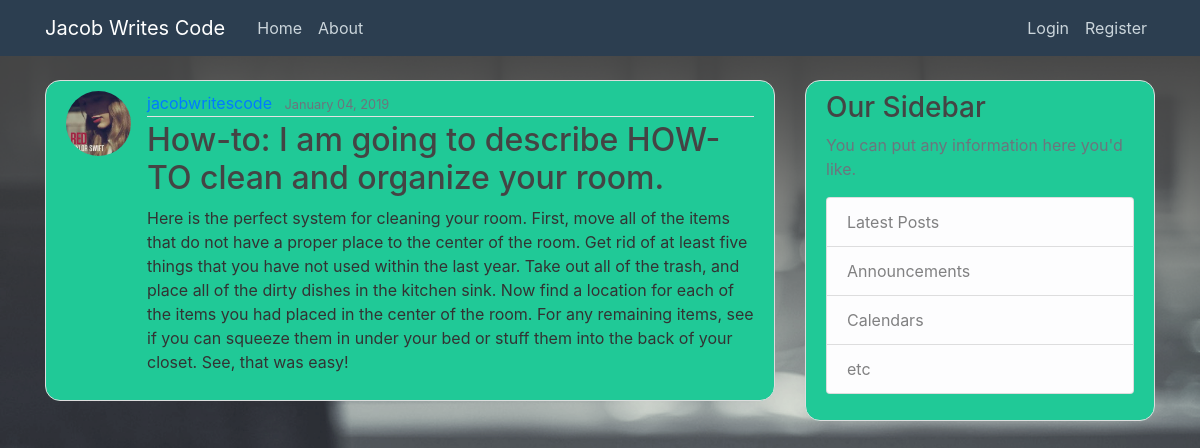
The app's page /post/4/ with its own data.
### Blog/models.py (models this page shows, shortened)
class Post(models.Model):
    title=models.CharField(max_length=100)
    content=models.TextField()
    date_posted=models.DateTimeField(default=timezone.now)
    author=models.ForeignKey(User,on_delete=models.CASCADE)

### users/models.py (models this page shows, shortened)
class Profile(models.Model):
    user=models.OneToOneField(User,on_delete=models.CASCADE)
    image=models.ImageField(default='default.jpg',upload_to='profile_pics')

### Blog/views.py (the view)
# urls.py: path('post/<int:pk>/',PostDetailView.as_view(),name='post-detail'),
class PostDetailView(DetailView):
    model = Post

### Blog/templates/Blog/post_detail.html (shortened to what this page needs)
{% extends "Blog/base.html" %}
{% block content %}
        <article class="media content-section">
            <img class="rounded-circle article-img" src="{{ object.author.profile.image.url}}">
          <div class="media-body">
            <div class="article-metadata">
              <a class="mr-2" href="#">{{ object.author }}</a>
              <small class="text-muted">{{ object.date_posted|date:"F d, Y" }}</small>
            </div>
            <h2 class="article-title">{{ object.title }}</h2>
            <p class="article-content">{{ object.content }}</p>
          </div>
        </article>
{% endblock content %}

### Blog/static/Blog/main.css (style rules this page uses)
body { background:url('/static/Blog/bg.jpg')no-repeat fixed; -webkit-background-size:cover; -moz-background-size:cover; -o-background-size:cover; background-size:cover; color: #333333; margin-top: 5rem; }
h1, h2, h3, h4, h5, h6 { color: #444444; }
.content-section { background:#20c997; padding: 10px 20px; border: 1px solid #dddddd; border-radius: 15px; margin-bottom: 20px; }
.article-title { color: #444444; }
.article-content { white-space: pre-line; }
.article-img { height: 65px; width: 65px; margin-right: 16px; }
.article-metadata { padding-bottom: 1px; margin-bottom: 4px; border-bottom: 1px solid #e3e3e3 }

### records on screen
Post: author.profile.image (picture), author "jacobwritescode", date_posted "January 04, 2019", title "How-to: I am going to describe HOW-TO clean and organize your room.", content "Here is the perfect system for cleaning your room. First, move all of the items that do not have a proper place to the center of the room. Get rid of at least five things that you have not used within the last year. Take out all of the trash, and place all of the dirty dishes in the kitchen sink. Now find a location for each of the items you had placed in the center of the room. For any remaining items, see if you can squeeze them in under your bed or stuff them into the back of your closet. See, that was easy!"
